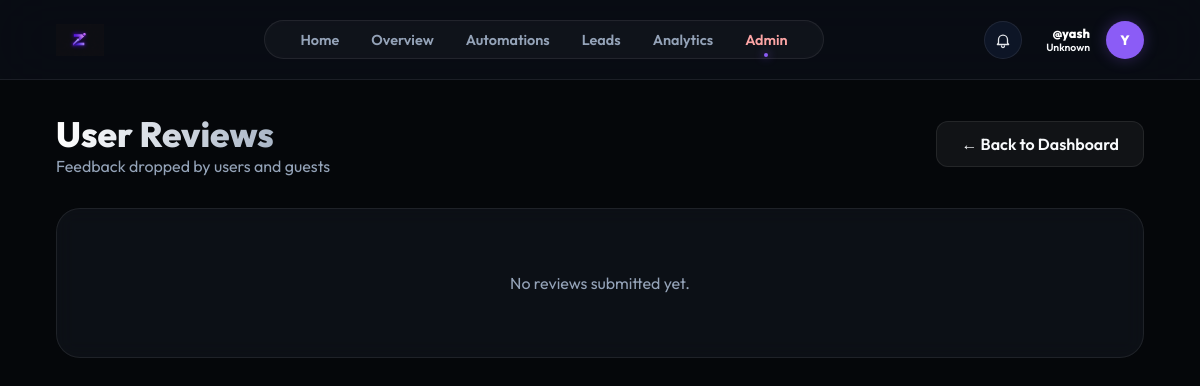
Page /admin/reviews (signed in) on the earlier database version.
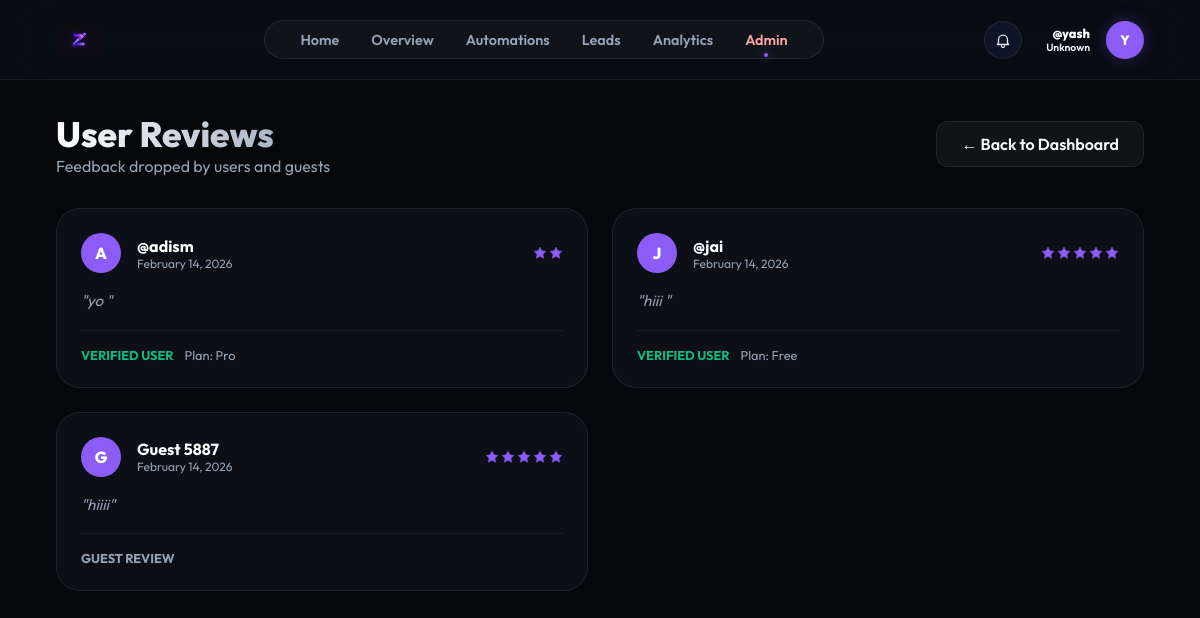
Same page on the later database version.
### models.py (models this page shows)
class User(db.Model):
    id = db.Column(db.Integer, primary_key=True)
    username = db.Column(db.String(80), unique=True, nullable=False)
    email = db.Column(db.String(120), unique=True)
    password_hash = db.Column(db.String(256))
    full_name = db.Column(db.String(100))
    fb_user_id = db.Column(db.String(120), unique=True)
    ig_user_id = db.Column(db.String(120), unique=True)
    fb_access_token = db.Column(db.Text)
    ig_access_token = db.Column(db.Text)
    token_expires_at = db.Column(db.DateTime)
    ig_username = db.Column(db.String(100))  # Store Instagram username separately
    ig_password_encrypted = db.Column(db.Text)  # Encrypted password
    ig_session_data = db.Column(db.Text)  # Store session data for direct API
    plan = db.Column(db.String(50), default="Free")
    used_founding_coupon = db.Column(db.Boolean, default=False)
    niche = db.Column(db.String(50))
    bio = db.Column(db.Text)
    avatar = db.Column(db.String(10))
    followers = db.Column(db.Integer, default=0)
    following = db.Column(db.Integer, default=0)
    free_tokens = db.Column(db.Integer, default=4000)
    paid_tokens = db.Column(db.Integer, default=0)
    tokens_reset_at = db.Column(db.DateTime, default=datetime.utcnow)
    is_admin = db.Column(db.Boolean, default=False)
    funnels = db.relationship('Funnel', backref='owner', lazy=True)
    leads = db.relationship('Lead', backref='owner', lazy=True)

class Review(db.Model):
    id = db.Column(db.Integer, primary_key=True)
    user_id = db.Column(db.Integer, db.ForeignKey('user.id'), nullable=True)
    guest_name = db.Column(db.String(100))
    content = db.Column(db.Text, nullable=False)
    rating = db.Column(db.Integer, default=5)
    created_at = db.Column(db.DateTime, default=datetime.utcnow)
    user = db.relationship('User', backref=db.backref('reviews', lazy=True))

### app.py (the view)
@app.route('/admin/reviews')
@admin_required
def admin_reviews():
    user = User.query.get(session['user_id'])
    reviews = Review.query.order_by(Review.created_at.desc()).all()
    return render_template('admin_reviews.html', user=user, reviews=reviews)

### app.py (called while the page is built)
def admin_required(f):
    @wraps(f)
    def decorated_function(*args, **kwargs):
        if 'user_id' not in session:
            return redirect(url_for('login_ui'))
        user = User.query.get(session['user_id'])
        if not user or not user.is_admin:
            abort(403)
        return f(*args, **kwargs)
    return decorated_function

### templates/admin_reviews.html (shortened to what this page needs)
{% extends "base.html" %}
{% block content %}
<div class="admin-container">
    <div style="display: flex; justify-content: space-between; align-items: center; margin-bottom: 2rem;">
        <div>
            <h1
                style="font-size: 2.2rem; font-weight: 800; background: linear-gradient(to right, #fff, #94a3b8); -webkit-background-clip: text; -webkit-text-fill-color: transparent;">
                User Reviews</h1>
            <p style="color: var(--text-secondary);">Feedback dropped by users and guests</p>
        </div>
        <a href="/admin" class="btn btn-secondary" style="text-decoration: none;">← Back to Dashboard</a>
    </div>
    <div style="display: grid; grid-template-columns: repeat(auto-fill, minmax(400px, 1fr)); gap: 1.5rem;">
        {% for review in reviews %}
        <div class="card" style="position: relative;">
            <div style="display: flex; align-items: center; gap: 1rem; margin-bottom: 1rem;">
                <div
                    style="width: 40px; height: 40px; background: #8b5cf6; border-radius: 50%; display: flex; align-items: center; justify-content: center; font-weight: 800; color: white;">
                    {% if review.user %}
                    {{ review.user.avatar or review.user.username[0]|upper }}
                    {% else %}
                    {{ review.guest_name[0]|upper if review.guest_name else 'G' }}
                    {% endif %}
                </div>
                <div>
                    <p style="font-weight: 700; margin: 0; color: #fff;">
                        {% if review.user %}
                        @{{ review.user.username }}
                        {% else %}
                        {{ review.guest_name }}
                        {% endif %}
                    </p>
                    <p style="font-size: 0.75rem; color: var(--text-secondary); margin: 0;">
                        {{ review.created_at.strftime('%B %d, %Y') }}
                    </p>
                </div>
                <div style="margin-left: auto; display: flex; gap: 2px;">
                    {% for i in range(review.rating) %}
                    <svg xmlns="http://www.w3.org/2000/svg" width="14" height="14" viewBox="0 0 24 24" fill="#8b5cf6"
                        stroke="#8b5cf6">
                        <polygon
                            points="12 2 15.09 8.26 22 9.27 17 14.14 18.18 21.02 12 17.77 5.82 21.02 7 14.14 2 9.27 8.91 8.26 12 2" />
                    </svg>
                    {% endfor %}
                </div>
            </div>
            <p style="color: var(--text-secondary); line-height: 1.6; font-size: 0.95rem; font-style: italic;">
                "{{ review.content }}"
            </p>
            {% if review.user_id %}
            <div
                style="margin-top: 1rem; padding-top: 1rem; border-top: 1px solid rgba(255,255,255,0.05); font-size: 0.8rem;">
                <span style="color: #10b981; font-weight: 700;">VERIFIED USER</span>
                <span style="color: var(--text-secondary); margin-left: 0.5rem;">Plan: {{ review.user.plan }}</span>
            </div>
            {% else %}
            <div
                style="margin-top: 1rem; padding-top: 1rem; border-top: 1px solid rgba(255,255,255,0.05); font-size: 0.8rem;">
                <span style="color: #94a3b8; font-weight: 700;">GUEST REVIEW</span>
            </div>
            {% endif %}
        </div>
        {% endfor %}
        {% if not reviews %}
        <div class="card" style="grid-column: 1 / -1; text-align: center; padding: 4rem;">
            <p style="color: var(--text-secondary);">No reviews submitted yet.</p>
        </div>
        {% endif %}
    </div>
</div>
{% endblock %}

### templates/base.html (shortened to what this page needs)
<!DOCTYPE html>
<html lang="en">
<head>
    <link rel="stylesheet" href="{{ url_for('static', filename='css/style.css') }}">
</head>
<body>
    <nav class="top-nav">
        <a href="/dashboard" class="nav-brand">
            <img src="{{ url_for('static', filename='img/logo.png') }}" alt="ZenFlow"
                style="height: 32px; width: auto;">
        </a>
        <div class="nav-links">
            <a href="/" class="nav-link {% if request.path == '/' %}active{% endif %}">Home</a>
            <a href="/dashboard" class="nav-link {% if request.path == '/dashboard' %}active{% endif %}">Overview</a>
            <a href="/automations"
                class="nav-link {% if request.path == '/automations' %}active{% endif %}">Automations</a>
            <a href="/leads" class="nav-link {% if request.path == '/leads' %}active{% endif %}">Leads</a>
            <a href="/analytics" class="nav-link {% if request.path == '/analytics' %}active{% endif %}">Analytics</a>
            {% if user.is_admin %}
            <a href="/admin" class="nav-link {% if request.path.startswith('/admin') %}active{% endif %}"
                style="color: #fca5a5;">Admin</a>
            {% endif %}
        </div>
        <div class="nav-user" style="position: relative;">
            <button id="notif-bell" aria-label="Notifications"
                style="width:38px; height:38px; border-radius:999px; border:1px solid var(--glass-border); background:rgba(15,23,42,0.9); display:flex; align-items:center; justify-content:center; cursor:pointer; padding:0; margin-right: 0.5rem;">
            </button>
            <div class="nav-user" style="position: relative; cursor: pointer;" onclick="toggleProfileDropdown(event)">
                <div style="text-align: right;">
                    <p style="font-size: 0.8rem; font-weight: 800; margin: 0; color: white;">@{{ user.username }}</p>
                    <p style="font-size: 0.65rem; color: {{ user.niche_color }}; margin: 0; font-weight: 600;">{{
                        user.niche
                        }}</p>
                </div>
                <div class="nav-avatar">{{ user.avatar or user.username[0]|upper }}</div>
            </div>
    </nav>
    <div class="app-container">
        <main class="main-content">
            {% block content %}{% endblock %}
        </main>
    </div>
</body>
</html>

### static/css/style.css (style rules this page uses)
:root { --bg-dark: #05070a; --card-bg: rgba(16, 20, 28, 0.7); --accent-purple: #8b5cf6; --accent-cyan: #06b6d4; --accent-gold: #fbbf24; --text-primary: #f8fafc; --text-secondary: #94a3b8; --sidebar-width: 260px; --glass-border: rgba(255, 255, 255, 0.08); }
* { margin: 0; padding: 0; box-sizing: border-box; font-family: 'Outfit', sans-serif; }
body { background-color: var(--bg-dark); color: var(--text-primary); overflow-x: hidden; }
.app-container { display: flex; min-height: 100vh; }
.main-content { flex-grow: 1; margin-left: var(--sidebar-width); padding: 2.5rem 3.5rem; }
.btn { padding: 0.75rem 1.5rem; border-radius: 12px; border: none; font-weight: 600; cursor: pointer; transition: all 0.3s ease; }
.btn-secondary { background: rgba(255, 255, 255, 0.05); color: var(--text-primary); border: 1px solid var(--glass-border); }
.card { background: var(--card-bg); border: 1px solid var(--glass-border); border-radius: 24px; padding: 1.5rem; backdrop-filter: blur(10px); transition: transform 0.3s ease, border-color 0.3s ease; }

### templates/base.html (style rules this page uses)
.app-container { flex-direction: column; }
.main-content { margin-left: 0; padding: 2rem 3.5rem; width: 100%; max-width: 1400px; margin: 0 auto; }
.top-nav { display: flex; justify-content: space-between; align-items: center; padding: 1.25rem 3.5rem; background: rgba(10, 14, 22, 0.85); backdrop-filter: blur(30px); border-bottom: 1px solid var(--glass-border); position: sticky; top: 0; z-index: 1000; }
.nav-brand { display: flex; align-items: center; gap: 1rem; text-decoration: none; color: white; font-weight: 800; font-size: 1.4rem; }
.nav-links { display: flex; gap: 2rem; background: rgba(255, 255, 255, 0.03); padding: 0.6rem 2.2rem; border-radius: 40px; border: 1px solid var(--glass-border); box-shadow: inset 0 0 10px rgba(255, 255, 255, 0.02); }
.nav-link { text-decoration: none; color: var(--text-secondary); font-weight: 600; font-size: 0.9rem; transition: all 0.3s cubic-bezier(0.4, 0, 0.2, 1); position: relative; }
.nav-link.active { color: var(--text-primary); }
.nav-link.active::after { content: ''; position: absolute; bottom: -8px; left: 50%; transform: translateX(-50%); width: 4px; height: 4px; background: var(--accent-purple); border-radius: 50%; box-shadow: 0 0 10px var(--accent-purple); }
.nav-user { display: flex; align-items: center; gap: 1rem; }
.nav-avatar { width: 38px; height: 38px; background: var(--accent-purple); border-radius: 50%; display: flex; align-items: center; justify-content: center; font-weight: 800; font-size: 0.85rem; color: white; box-shadow: 0 0 15px rgba(139, 92, 246, 0.3); }

Differences in the rows shown:
added Review: user "A", user.username "adism", created_at "February 14, 2026", rating 2 (drawn), content "yo", user.plan "Pro"
added Review: user "J", user.username "jai", created_at "February 14, 2026", rating 5 (drawn), content "hiii", user.plan "Free"
added Review: guest_name "G", guest_name "Guest 5887", created_at "February 14, 2026", rating 5 (drawn), content "hiiii", shows "GUEST REVIEW"
Other differences:
text no longer shown: "No reviews submitted yet."
